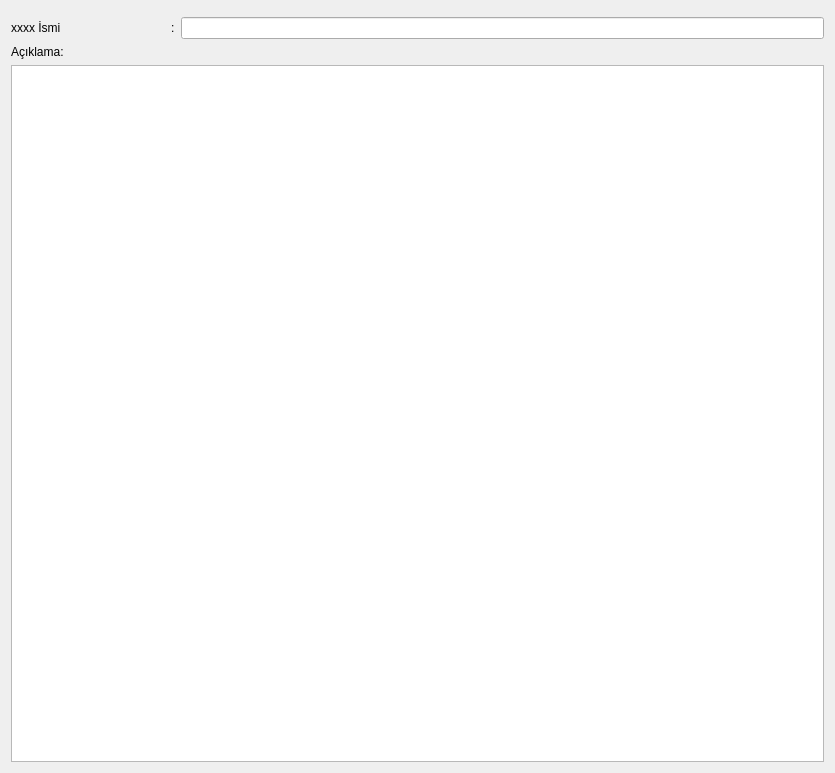
<?xml version="1.0" encoding="UTF-8"?>
<ui version="4.0">
 <class>XYZ_FORMU</class>
 <widget class="QDialog" name="XYZ_FORMU">
  <property name="geometry">
   <rect>
    <x>0</x>
    <y>0</y>
    <width>835</width>
    <height>773</height>
   </rect>
  </property>
  <property name="sizePolicy">
   <sizepolicy hsizetype="Expanding" vsizetype="Expanding">
    <horstretch>0</horstretch>
    <verstretch>0</verstretch>
   </sizepolicy>
  </property>
  <property name="windowTitle">
   <string>IKRAM FORMU</string>
  </property>
  <layout class="QGridLayout" name="gridLayout_2">
   <item row="0" column="0">
    <widget class="QWidget" name="kernel_buttons_widget" native="true"/>
   </item>
   <item row="1" column="0">
    <layout class="QGridLayout" name="gridLayout">
     <item row="0" column="0">
      <widget class="QLabel" name="label_ikram_ismi">
       <property name="sizePolicy">
        <sizepolicy hsizetype="Fixed" vsizetype="Fixed">
         <horstretch>0</horstretch>
         <verstretch>0</verstretch>
        </sizepolicy>
       </property>
       <property name="text">
        <string>&lt;!DOCTYPE HTML PUBLIC &quot;-//W3C//DTD HTML 4.0//EN&quot; &quot;http://www.w3.org/TR/REC-html40/strict.dtd&quot;&gt;
&lt;html&gt;&lt;head&gt;&lt;meta name=&quot;qrichtext&quot; content=&quot;1&quot; /&gt;&lt;style type=&quot;text/css&quot;&gt;
p, li { white-space: pre-wrap; }
&lt;/style&gt;&lt;/head&gt;&lt;body style=&quot; font-family:'Sans Serif'; font-size:9pt; font-weight:400; font-style:normal;&quot;&gt;
&lt;p align=&quot;justify&quot; style=&quot; margin-top:0px; margin-bottom:0px; margin-left:0px; margin-right:0px; -qt-block-indent:0; text-indent:0px; font-family:'DejaVu Sans';&quot;&gt;xxxx İsmi	 	:&lt;/p&gt;&lt;/body&gt;&lt;/html&gt;</string>
       </property>
      </widget>
     </item>
     <item row="0" column="1">
      <widget class="QLineEdit" name="line_edit_ikram_ismi"/>
     </item>
    </layout>
   </item>
   <item row="2" column="0">
    <widget class="QLabel" name="label">
     <property name="text">
      <string>Açıklama:</string>
     </property>
    </widget>
   </item>
   <item row="3" column="0">
    <widget class="QTextEdit" name="text_edit"/>
   </item>
  </layout>
 </widget>
 <tabstops>
  <tabstop>line_edit_ikram_ismi</tabstop>
  <tabstop>text_edit</tabstop>
 </tabstops>
 <resources/>
 <connections/>
</ui>
